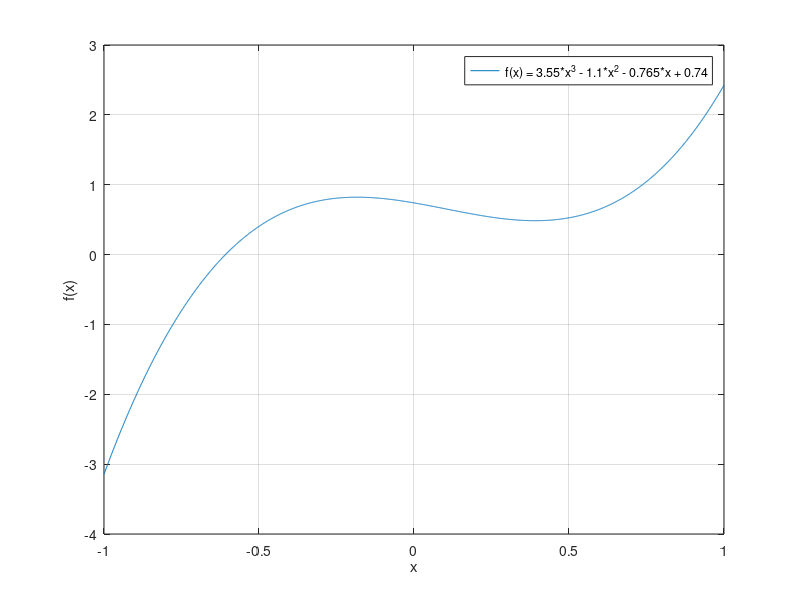

MATLAB code to generate this figure: (Note: this script raises an error after producing the figure.)
%% Zadanie przykladowe A

% Szukana funkcja: 1,1x^2+0,765x = 3,55x^3+0.74     x nalezy do <-1, 1>
% Przeksztalcenie: 3,55x^3 - 1,1x^2 - 0,765x + 0,74 = 0
% f'(x): 10.65 x^2 - 2.2 x - 0.765
% f''(x):  21.3 x - 2.2

f   = @(x) (3.55*x^3 - 1.1*x^2 - 0.765*x + 0.74);
df  = @(x) (10.65*x^2 - 2.2*x - 0.765);
ddf = @(x) (21.3*x - 2.2);

%Przebieg funkcji w podanej dziedzinie
x = linspace(-1, 1, 2000);
y = arrayfun(f, x);

plot(x, y, "-", "DisplayName", "f(x) = 3.55*x^3 - 1.1*x^2 - 0.765*x + 0.74");
grid on;
xlabel("x");
ylabel("f(x)");
legend("Location", "best");

%% Testy NewtonRaphson1
clc;

f   = @(x) (4*x^3 + 1*x^2 + 2*x + 8);
df  = @(x) (12*x^2 + 2*x + 2);

[x0, b] = NewtonRaphson1(f, df, 1, 2, 10^(-8))

%% Testy bisekcji
clc;
f   = @(x) (4*x^3 + 1*x^2 + 2*x + 8);

[x0, b] = bisekcja(f, -2, 2, 5, 10^(-8))